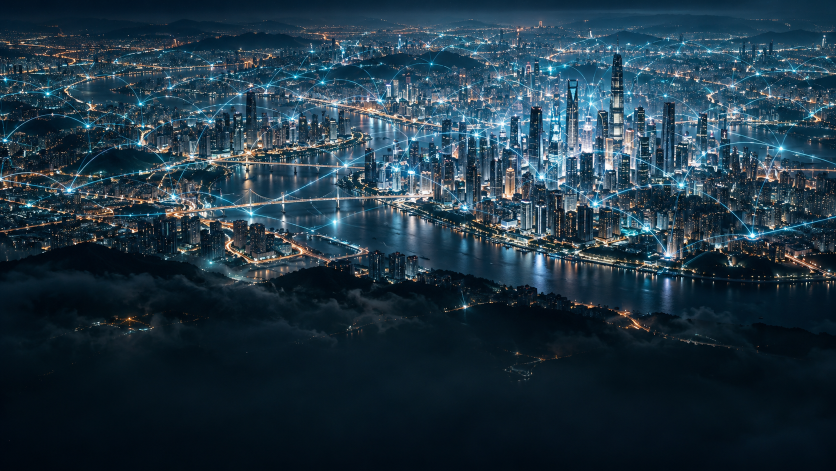
#> input picture projects/homo-deus-future/v4/assets/56_dataism.png, 1672 x 941 px (shown at 1/2 size)
$ python unbar.py ../../homo-deus-future/v4/assets/56_dataism.png
#> lines starting #> are read from the running program, lines starting #| are printed output that depends on the picture
# crop black letterbox/pillarbox bars from AI images, keep 16:9, overwrite in place (orig -> rej/)
import sys, shutil, numpy as np
from PIL import Image
for p in sys.argv[1:]:
    im = Image.open(p).convert('RGB'); a = np.asarray(im).astype(np.float32).mean(2)
#> further down, im is the input picture: PIL image 1672x941 RGB; mean R, G, B 31.5, 53.7, 67.3
#> after `a = np.asarray(im).astype(np.float32).mean(2)`:
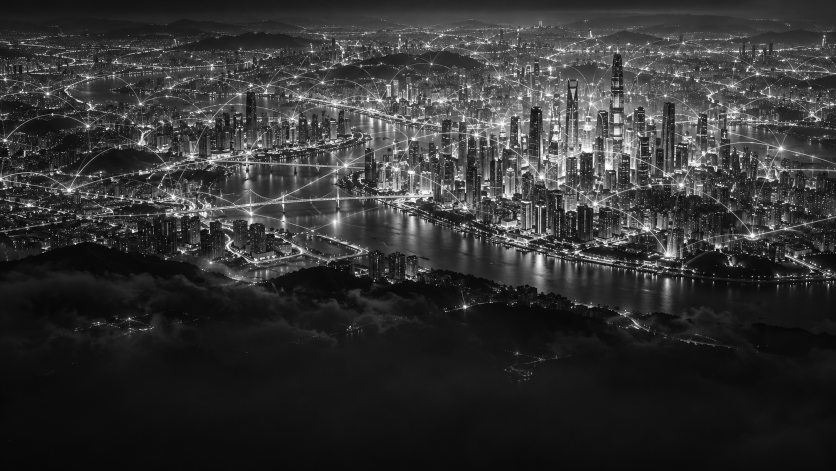
#> a: shape (941, 1672) float32 (shown at 1/2 size); min 0, max 255, mean 50.8
    h, w = a.shape
#> h = 941; w = 1672
    rows = a.mean(1); cols = a.mean(0)
#> after `rows = a.mean(1)`: rows = 941 values, max 102.6 at index 201, min 10.29 at index 940, mean 50.84
#> after `cols = a.mean(0)`: cols = 1672 values, max 84.08 at index 1081, min 28.27 at index 29, mean 50.84
    t = 0
    while t < h // 6 and rows[t] < 6 and a[t].max() < 40: t += 1
#> this loop made 0 passes
#> after the loop, t = 0
    b = h
#> b = 941
    while b > h - h // 6 and rows[b - 1] < 6 and a[b - 1].max() < 40: b -= 1
#> after the loop, b = 941
    l = 0
    while l < w // 6 and cols[l] < 6 and a[:, l].max() < 40: l += 1
#> after the loop, l = 0
    r = w
#> r = 1672
    while r > w - w // 6 and cols[r - 1] < 6 and a[:, r - 1].max() < 40: r -= 1
#> after the loop, r = 1672
    if (t, b, l, r) == (0, h, 0, w): print(p, 'no bars'); continue
    t += 2 if t else 0; b -= 2 if b < h else 0; l += 2 if l else 0; r -= 2 if r < w else 0
    ch, cw = b - t, r - l
    if cw / ch > 16 / 9: nw = int(ch * 16 / 9); l += (cw - nw) // 2; r = l + nw
    else: nh = int(cw * 9 / 16); t += (ch - nh) // 2; b = t + nh
    shutil.copy(p, 'rej/' + p.split('/')[-1].replace('.png', '_bars.png'))
    im.crop((l, t, r, b)).resize((w, h), Image.LANCZOS).save(p)
    print(p, 'cropped', (l, t, r, b))

$ run again, on projects/homo-deus-future/v4/assets/44_plague.png
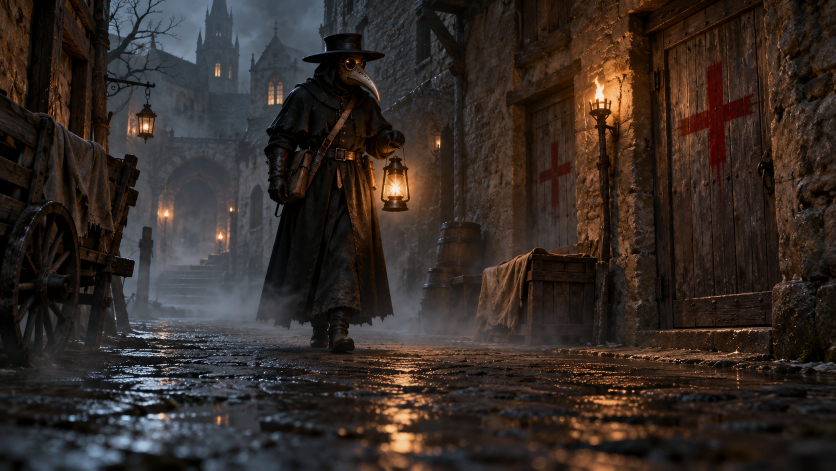
#> input picture projects/homo-deus-future/v4/assets/44_plague.png, 1672 x 941 px (shown at 1/2 size)
#> im is the input picture: PIL image 1672x941 RGB; mean R, G, B 52.7, 43.2, 38.3
#> `a = np.asarray(im).astype(np.float32).mean(2)`:
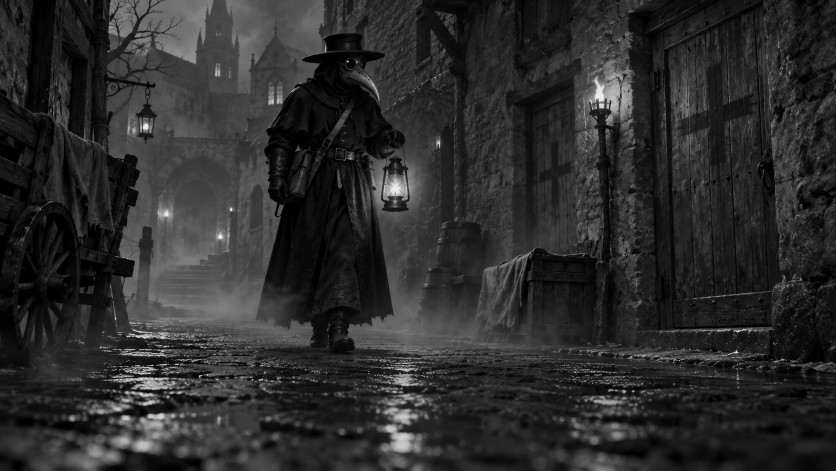
#> a: shape (941, 1672) float32 (shown at 1/2 size); min 0, max 255, mean 44.7
#> rows = 941 values, max 64.55 at index 661, min 35.6 at index 545, mean 44.75
#> cols = 1672 values, max 87 at index 317, min 17 at index 71, mean 44.75
#> after the loop `while t < h // 6 and rows[t] < 6 and a[t].max() < 40: t += 1`: t = 0
#> after the loop `while b > h - h // 6 and rows[b - 1] < 6 and a[b - 1].max() < 40: b -= 1`: b = 941
#> after the loop `while l < w // 6 and cols[l] < 6 and a[:, l].max() < 40: l += 1`: l = 0
#> after the loop `while r > w - w // 6 and cols[r - 1] < 6 and a[:, r - 1].max() < 40: r..`: r = 1672

$ run again, on projects/homo-deus-future/v4/assets/45_war.png
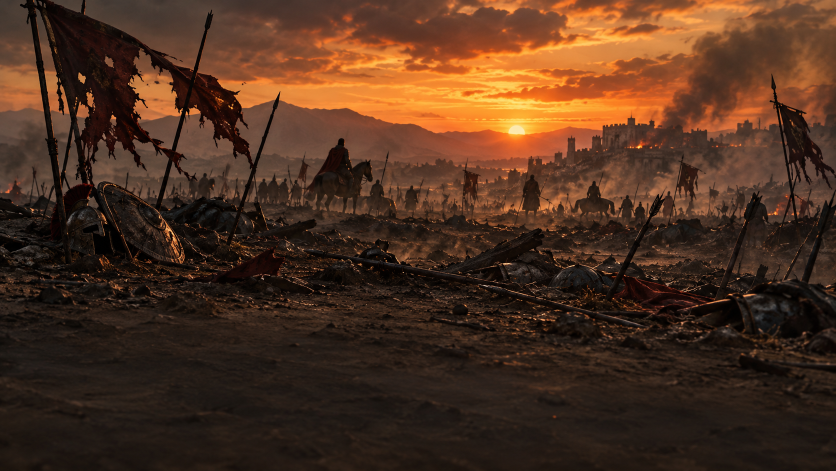
#> input picture projects/homo-deus-future/v4/assets/45_war.png, 1672 x 941 px (shown at 1/2 size)
#> im is the input picture: PIL image 1672x941 RGB; mean R, G, B 77.6, 48.8, 31.2
#> `a = np.asarray(im).astype(np.float32).mean(2)`:
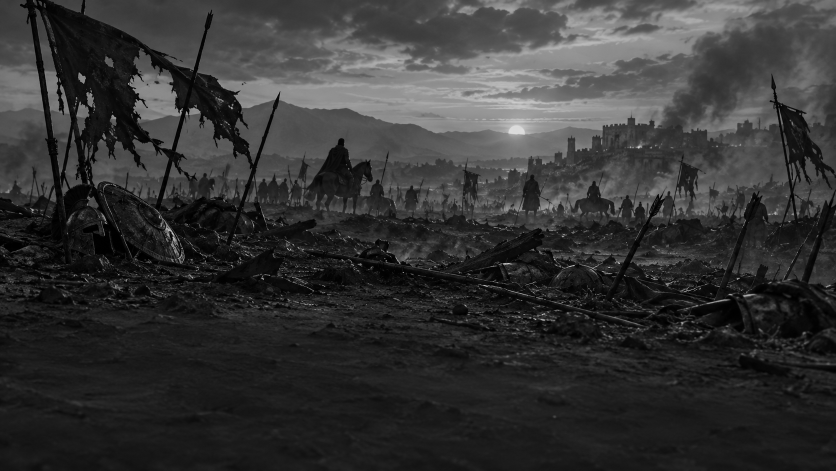
#> a: shape (941, 1672) float32 (shown at 1/2 size); min 0, max 235, mean 52.5
#> rows = 941 values, max 109.8 at index 205, min 22.42 at index 579, mean 52.53
#> cols = 1672 values, max 75.54 at index 1037, min 25.58 at index 168, mean 52.53
#> after the loop `while t < h // 6 and rows[t] < 6 and a[t].max() < 40: t += 1`: t = 0
#> after the loop `while b > h - h // 6 and rows[b - 1] < 6 and a[b - 1].max() < 40: b -= 1`: b = 941
#> after the loop `while l < w // 6 and cols[l] < 6 and a[:, l].max() < 40: l += 1`: l = 0
#> after the loop `while r > w - w // 6 and cols[r - 1] < 6 and a[:, r - 1].max() < 40: r..`: r = 1672
